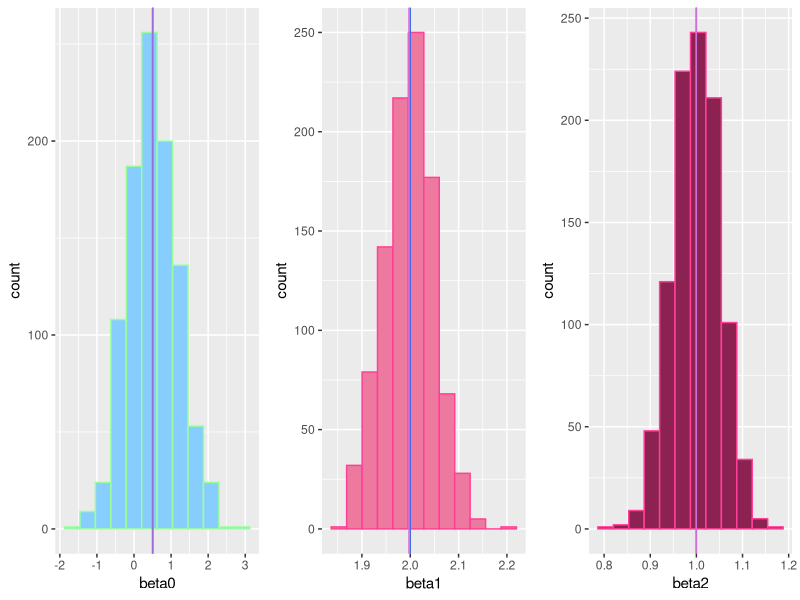

Source code (R):
## ---- chunk 1
knitr::opts_chunk$set(echo = TRUE)

library(kableExtra)
library(knitr)
library(gridExtra)
library("ggplot2")
library(tidyverse)
## ---- chunk 2
beta0 <- 0.5
beta1 <- 2
beta2 <- 1
sigma <- 2
n <- 100
set.seed(1005790495)
X_1 <- sample(seq(1,15, length = n))
X_2 <- sample(seq(1,15, length = n))
cor(X_1, X_2)
## ---- chunk 3
set.seed(1005790495)
error <- rnorm(n, mean = 0, sd = sigma)
Y <- beta0 + beta1*X_1 + beta2*X_2 + error
sim_data <- data.frame(Y = Y, X_1 = X_1, X_2 = X_2)
multi.fit <- lm(Y ~ X_1 + X_2, data = sim_data)

coefficients <- data.frame(estimator = c("beta0", "beta1", "beta2"),
                           estimate = c(summary(multi.fit)$coefficients[1,1],
                                        summary(multi.fit)$coefficients[2,1],
                                        summary(multi.fit)$coefficients[3,1]))

kbl(coefficients, caption = "Table of coefficients", digits = 4) %>%
  kable_paper(full_width = F)
  
## ---- chunk 4
X_0=rep(1,n)
X=cbind(X_0, X_1, X_2)
XY=t(X)%*%Y
XX=t(X)%*%X
Inverse=solve(XX)
beta_Q4=Inverse%*%XY

error_Q4 <- Y-X %*% beta_Q4
S2 <- (t(error_Q4) %*% error_Q4) / (n-2-1)
S2 <- as.numeric(S2)

beta_value <- data.frame(beta = c("beta0", "beta1", "beta2"),
                           value = c(beta_Q4))

kbl(beta_value, caption = "Table of beta", digits = 4) %>%
  kable_paper(full_width = F)

standard_error_value <- data.frame(beta = c("beta0", "beta1", "beta2"),
                           error = c(sqrt(diag(Inverse * S2))))

kbl(standard_error_value, caption = "Standard error of beta", digits = 4) %>%
  kable_paper(full_width = F)
  
## ---- chunk 5
set.seed(1005790495)
beta_0 <- c()
beta_1 <- c()
beta_2 <- c()
for (i in 1 : 1000) {
  error <- rnorm(n, mean = 0, sd = sigma)
  Y <- beta0 + beta1*X_1 + beta2*X_2 + error
  sim_data <- data.frame(Y = Y, X_1 = X_1, X_2 = X_2)
  multi.fit <- lm(Y ~ X_1 + X_2, data = sim_data)
  beta_0[i] <- coefficients(multi.fit)[1]
  beta_1[i] <- coefficients(multi.fit)[2]
  beta_2[i] <- coefficients(multi.fit)[3]
}
beta_Q5 <- data.frame(beta0 = beta_0,
                    beta1 = beta_1,
                    beta2 = beta_2)

kbl(colMeans(beta_Q5), caption = "Mean of each beta", digits = 4) %>%
  kable_paper(full_width = F)

## ---- chunk 6
ggplot0 <- ggplot(beta_Q5, aes(x=beta0)) +
  geom_histogram(bins = 12, col="palegreen1", fill="skyblue1") + 
              geom_vline(xintercept = beta0, col="royalblue") + 
              geom_vline(xintercept = mean(beta_Q5$beta0), col="orchid")
ggplot1 <- ggplot(beta_Q5, aes(x=beta1)) + 
  geom_histogram(bins = 12, col="violetred1", fill="palevioletred2") + 
              geom_vline(xintercept = beta1, col="royalblue") + 
              geom_vline(xintercept = mean(beta_Q5$beta1), col="orchid")
ggplot2 <- ggplot(beta_Q5, aes(x=beta2)) + 
  geom_histogram(bins = 12, col="violetred1", fill="violetred4") + 
              geom_vline(xintercept = beta2, col="royalblue") + 
              geom_vline(xintercept = mean(beta_Q5$beta2), col="orchid")
grid.arrange(ggplot0, ggplot1, ggplot2, nrow = 1, ncol = 3)
## ---- chunk 7
set.seed(1005790495)
alpha = 0.05
#number of parameters
p = 2
beta0_CI = 0
beta1_CI = 0
beta2_CI = 0
for (i in 1 : 1000) {
  error <- rnorm(n, mean = 0, sd = sigma)
  Y <- beta0 + beta1*X_1 + beta2*X_2 + error
  sim_data <- data.frame(Y = Y, X_1 = X_1, X_2 = X_2)
  multi.fit <- lm(Y ~ X_1 + X_2, data=sim_data)
  
  beta0_hat <- coefficients(multi.fit)[1]
  beta1_hat <- coefficients(multi.fit)[2]
  beta2_hat <- coefficients(multi.fit)[3]
  
  beta0_se <- summary(multi.fit)$coefficients[1,2]
  beta1_se <- summary(multi.fit)$coefficients[2,2]
  beta2_se <- summary(multi.fit)$coefficients[3,2]
  
  #t-quantile
  beta0_lower <- beta0_hat - qt(1-alpha/2, df = n-p-1)*beta0_se
  beta0_upper <- beta0_hat + qt(1-alpha/2, df = n-p-1)*beta0_se
  
  beta1_lower <- beta1_hat - qt(1-alpha/2, df = n-p-1)*beta1_se
  beta1_upper <- beta1_hat + qt(1-alpha/2, df = n-p-1)*beta1_se
  
  beta2_lower <- beta2_hat - qt(1-alpha/2, df = n-p-1)*beta2_se
  beta2_upper <- beta2_hat + qt(1-alpha/2, df = n-p-1)*beta2_se
  
  #count for any condition
  beta0_CI <- beta0_CI + sum(ifelse(beta0_lower <= beta0 & beta0 <= beta0_upper, 1, 0))
  beta1_CI <- beta1_CI + sum(ifelse(beta1_lower <= beta1 & beta1 <= beta1_upper, 1, 0))
  beta2_CI <- beta2_CI + sum(ifelse(beta2_lower <= beta2 & beta2 <= beta2_upper, 1, 0))

}


CI <- data.frame(Betas = c("beta0", "beta1", "beta2"),
                 Contain_true_parameter = c("YES", "YES", "YES"),
                 Lowerbound = c(beta0_lower, beta1_lower, beta2_lower),
                 Upperbound = c(beta0_upper, beta1_upper, beta2_upper))

kbl(CI, caption = "CI of betas") %>%
  kable_paper(full_width = F) %>%
  column_spec(1, bold = T, border_right = T) %>%
  column_spec(3, color = "white", bold = T, background = "orange")
  
coverage <- data.frame(beta0_CI = beta0_CI/1000,
                    beta1_CI = beta1_CI/1000,
                    beta2_CI = beta2_CI/1000)
kable(coverage, caption = "Coverage probability")
